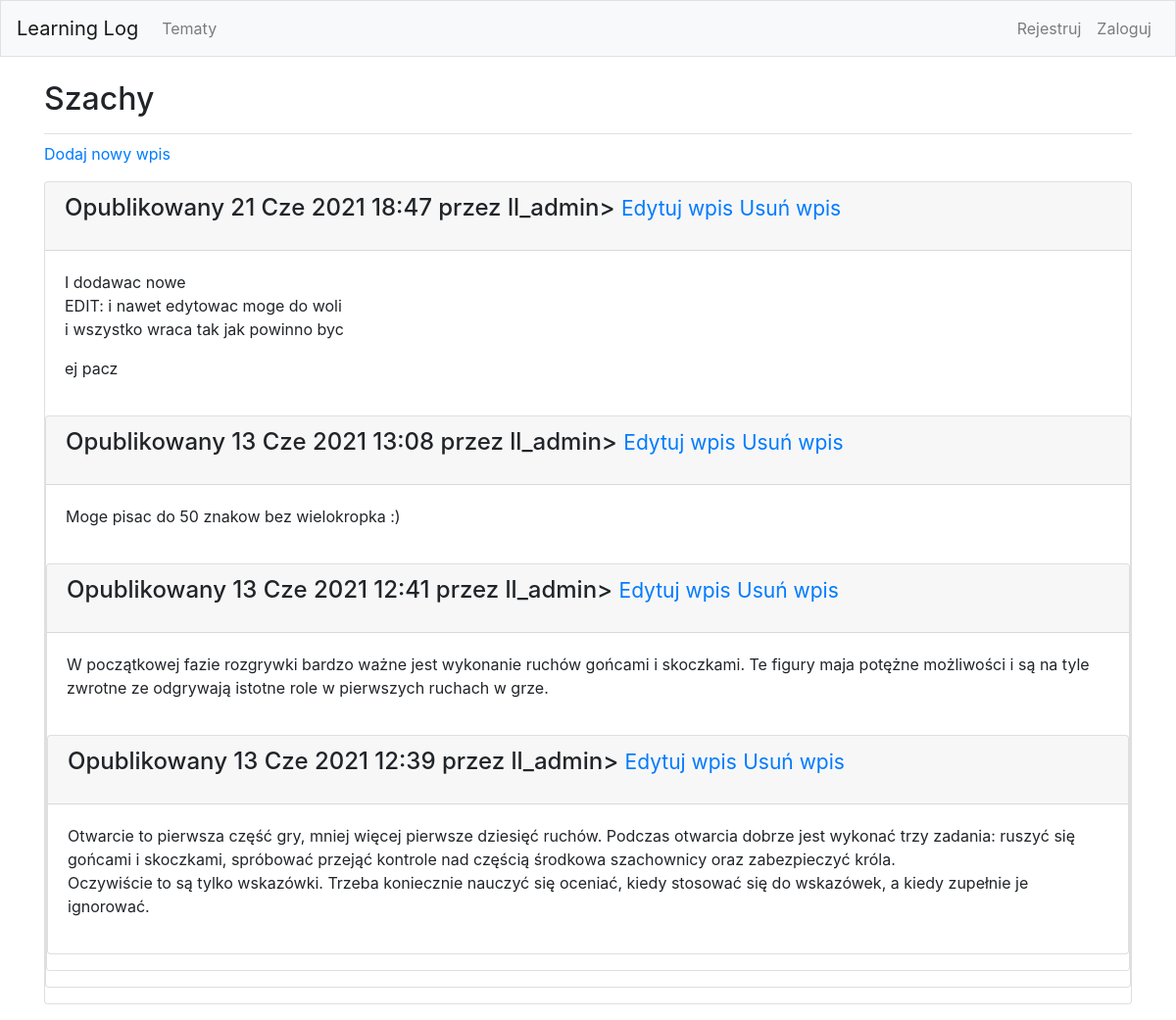
/topics/1/, run on the app's committed database.
### learning_logs/models.py (models this page shows, shortened)
class Topic(models.Model):
    text = models.CharField(max_length=200)
    date_added = models.DateTimeField(auto_now_add=True)
    owner = models.ForeignKey(User, on_delete=models.CASCADE)
    def __str__(self):
        return self.text

class Entry(models.Model):
    topic = models.ForeignKey(Topic, on_delete=models.CASCADE)
    text = models.TextField()
    data_added = models.DateTimeField(auto_now_add=True)
    class Meta:
        verbose_name_plural = 'entries'

### learning_logs/views.py (the view)
# urls.py: path('topics/<int:topic_id>/', views.topic, name='topic'),
def topic(request, topic_id):
    topic = Topic.objects.get(id=topic_id)
    entries = topic.entry_set.order_by('-data_added')
    context = {'topic' : topic, 'entries' : entries}
    return render(request, 'learning_logs/topic.html', context)

### learning_logs/templates/learning_logs/topic.html (shortened to what this page needs)
{% extends 'learning_logs/base.html' %}
{% block page_header %}
    <h2> {{ topic }} </h2>
{% endblock page_header %}
{% block content %}
    <p>
        <a href="{% url 'learning_logs:new_entry' topic.id %}">Dodaj nowy wpis</a>
    </p>
    {% for entry in entries %}
        <div class="card mb-3">
            <h4 class="card-header">
                <p class="date">Opublikowany {{ entry.data_added|date:'d M Y H:i' }} przez {{ topic.owner }}>
                    <small><a href=" {% url 'learning_logs:edit_entry' entry.id %}">Edytuj wpis</a></small>
                    <small><a href=" {% url 'learning_logs:remove_entry' entry.id %}">Usuń wpis</a></small>
                </h4>
                <div class="card-body">
                    {{ entry.text|linebreaks }}
                </div>
    {% empty %}
        Nie ma jeszcze żadnego wpisu dla tego tematu.
    {% endfor %}
{% endblock content %}

### data on the page
Topic: text "Szachy", owner "ll_admin"
Entry: data_added "21 Cze 2021 18:47", text "I dodawac nowe EDIT: i nawet edytowac moge do woli i wszystko wraca tak jak powinno byc ej pacz"
Entry: data_added "13 Cze 2021 13:08", text "Moge pisac do 50 znakow bez wielokropka :)"
Entry: data_added "13 Cze 2021 12:41", text "W początkowej fazie rozgrywki bardzo ważne jest wykonanie ruchów gońcami i skoczkami. Te figury maja potężne możliwości i są na tyle zwrotne ze odgrywają istotne role w pierwszych ruchach w grze."
Entry: data_added "13 Cze 2021 12:39", text "Otwarcie to pierwsza część gry, mniej więcej pierwsze dziesięć ruchów. Podczas otwarcia dobrze jest wykonać trzy zadania: ruszyć się gońcami i skoczkami, spróbować przejąć kontrole nad częścią środkowa szachownicy oraz zabezpieczyć króla. Oczywiście to są tylko wskazówki. Trzeba koniecznie nauczyć się oceniać, kiedy stosować się do wskazówek, a kiedy zupełnie je ignorować."
